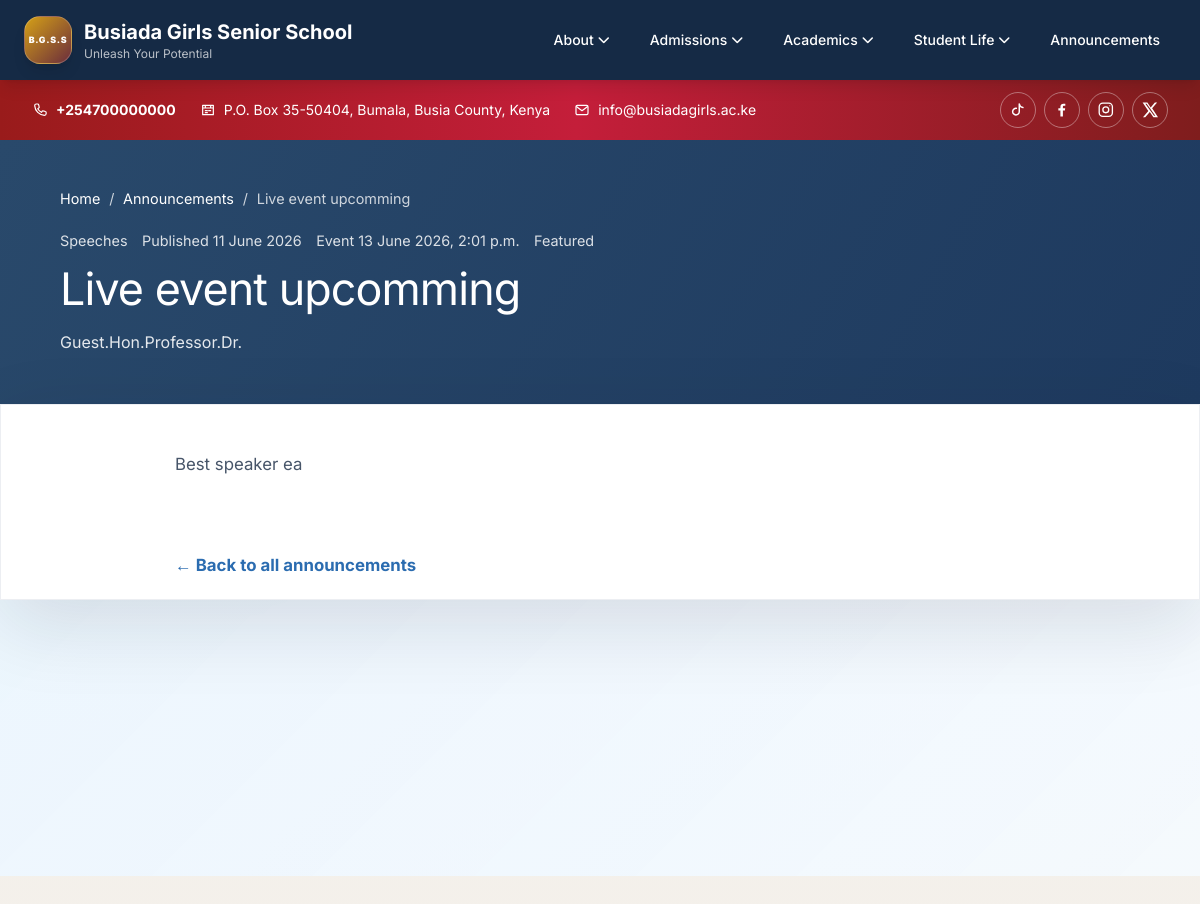
/announcements/1/, run on the app's committed database.
### boarding/models.py (models this page shows, shortened)
class SiteSettings(models.Model):
    site_name = models.CharField(max_length=200, default='Busiada Girls Senior School')
    tagline = models.CharField(max_length=255, blank=True, default='Unleash Your Potential')
    phone_number = models.CharField(
        max_length=30,
        blank=True,
        default='+254700000000',
        help_text='School phone number shown in the red contact ribbon. Include the country code for click-to-call.',
    )
    logo = models.ImageField(
        upload_to='branding/',
        blank=True,
        null=True,
        validators=[validate_logo_file_size],
        help_text='Upload a square logo (PNG/SVG) max 2MB into media/branding/'
    )
    principal_name = models.CharField(max_length=200, blank=True, default='Principal Name', help_text='Full name of the principal')
    principal_title = models.CharField(max_length=100, blank=True, default='Principal', help_text='Principal title or position')
    principal_message = models.TextField(blank=True, default='', help_text='Rich text content for the principal message section')
    principal_image = models.ImageField(
        upload_to='principals/',
        blank=True,
        null=True,
        validators=[validate_image_file_size],
        help_text='Upload a principal portrait image (max 5MB, recommended 600x800 px)'
    )
    class Meta:
        verbose_name = 'Site settings'
        verbose_name_plural = 'Site settings'

class Announcement(models.Model):
    title = models.CharField(max_length=200)
    subtitle = models.CharField(max_length=255, blank=True)
    category = models.CharField(max_length=100, blank=True, default='General')
    content = models.TextField()
    image = models.ImageField(
        upload_to='announcements/',
        blank=True,
        null=True,
        validators=[validate_image_file_size]
    )
    date = models.DateField(auto_now_add=True)
    event_date = models.DateTimeField(blank=True, null=True, help_text='Optional countdown date for events')
    is_live_event = models.BooleanField(default=False)
    event_start = models.DateTimeField(blank=True, null=True, help_text='Start time for live events')
    event_end = models.DateTimeField(blank=True, null=True, help_text='End time for live events')
    event_location = models.CharField(max_length=255, blank=True, help_text='Optional location for the event')
    event_link = models.URLField(blank=True, help_text='Optional live event or registration link')
    video_url = models.URLField(blank=True, help_text='Optional video or livestream URL')
    document_link = models.URLField(blank=True, help_text='Optional external document link')
    document_label = models.CharField(max_length=200, blank=True, help_text='Optional label for the document link')
    is_active = models.BooleanField(default=True)
    is_featured = models.BooleanField(default=False)
    is_important = models.BooleanField(default=False)
    cta_text = models.CharField(max_length=80, blank=True, help_text='Optional CTA label')
    cta_link = models.URLField(blank=True, help_text='Optional CTA link')
    class Meta:
        ordering = ['-date']

### boarding/views.py (the view)
# urls.py: path('announcements/<int:pk>/', views.announcement_detail, name='announcement_detail'),
def announcement_detail(request, pk):
    announcement = get_object_or_404(
        Announcement.objects.filter(is_active=True)
        .annotate(trimmed_content=Trim('content'))
        .exclude(trimmed_content=''),
        pk=pk,
    )
    announcement.safe_image_url = _safe_file_url(getattr(announcement, 'image', None))
    return render(request, 'boarding/announcement_detail.html', {
        'announcement': announcement,
    })

### boarding/context_processors.py (called while the page is built)
def site_settings(request):
    try:
        settings = SiteSettings.objects.first()
        if settings:
            settings.principal_image_url = safe_file_url(getattr(settings, 'principal_image', None))
            settings.logo_url = safe_file_url(getattr(settings, 'logo', None))
            settings.phone_number_href = ''.join(
                character for character in settings.phone_number
                if character.isdigit() or character == '+'
            )
    except Exception:
        settings = None
    return {'site_settings': settings}

### boarding/views.py (called while the page is built)
def _safe_file_url(field_file):
    return safe_file_url(field_file)

### templates/boarding/announcement_detail.html (shortened to what this page needs)
{% extends 'boarding/page_template.html' %}
{% block page_header %}
<header class="announcement-detail-hero">
  <nav aria-label="Breadcrumb">
    <a href="{% url 'home' %}">Home</a>
    <span aria-hidden="true">/</span>
    <a href="{% url 'announcements' %}">Announcements</a>
    <span aria-hidden="true">/</span>
    <span aria-current="page">{{ announcement.title }}</span>
  </nav>
  <div class="announcement-detail-meta">
    <span>{{ announcement.category|default:'General' }}</span>
    <span>Published <time datetime="{{ announcement.date|date:'Y-m-d' }}">{{ announcement.date|date:"j F Y" }}</time></span>
    {% if announcement.event_date %}<span>Event <time datetime="{{ announcement.event_date|date:'c' }}">{{ announcement.event_date|date:"j F Y, g:i a" }}</time></span>{% endif %}
    {% if announcement.is_featured %}<span>Featured</span>{% endif %}
  </div>
  <h1>{{ announcement.title }}</h1>
  {% if announcement.subtitle %}<p>{{ announcement.subtitle }}</p>{% endif %}
</header>
{% endblock %}
{% block page_content %}
<article class="announcement-detail-content">
  <div>{{ announcement.content|linebreaks }}</div>
  <a class="announcement-detail-back" href="{% url 'announcements' %}">← Back to all announcements</a>
</article>
{% endblock %}

### templates/boarding/base.html (shortened to what this page needs)
<!DOCTYPE html>
<html lang="en">
<head>
    <script src="https://cdn.tailwindcss.com"></script>
   <link rel="stylesheet" href="https://cdnjs.cloudflare.com/ajax/libs/font-awesome/6.5.2/css/all.min.css">
   <link rel="stylesheet" href="https://cdnjs.cloudflare.com/ajax/libs/bootstrap-icons/1.11.3/font/bootstrap-icons.min.css">
</head>
<body class="bg-sky-50 text-zinc-900">
    <nav class="site-nav bg-[#152A45] text-white fixed top-0 z-50 shadow-lg">
        <div class="nav-shell mx-auto px-3 sm:px-6">
            <div class="flex items-center justify-between gap-3 py-3 sm:py-4 min-h-[4rem]">
                <a href="{% url 'home' %}" class="brand-wrap flex items-center gap-3 hover:scale-[1.02] transition-transform">
                    <div class="flex h-11 w-11 flex-shrink-0 items-center justify-center whitespace-nowrap rounded-2xl border border-white/20 bg-gradient-to-br from-[#D4A017] to-[#6B2D3C] text-[0.55rem] font-black leading-none tracking-[0.08em] text-white shadow-lg shadow-black/10 md:h-12 md:w-12">B.G.S.S</div>
                    <div class="min-w-0">
                        <span class="brand-title font-bold text-sm sm:text-base md:text-xl">Busiada Girls Senior School</span>
                        <span class="brand-subtitle block text-xs text-white/70">Unleash Your Potential</span>
                    </div>
                </a>
                <div class="hidden lg:flex items-center gap-x-2 text-sm font-medium">
                    <div class="desktop-nav-item relative group">
                        <button type="button" class="nav-dropdown-trigger px-4 py-2 hover:bg-[#4A90C8] rounded-xl flex items-center gap-1 transition-all" data-dropdown-target="about-menu" aria-expanded="false" aria-controls="about-menu">About <i class="fa-solid fa-chevron-down text-xs"></i></button>
                    </div>
                    <div class="desktop-nav-item relative group">
                        <button type="button" class="nav-dropdown-trigger px-4 py-2 hover:bg-[#4A90C8] rounded-xl flex items-center gap-1 transition-all" data-dropdown-target="admissions-menu" aria-expanded="false" aria-controls="admissions-menu">Admissions <i class="fa-solid fa-chevron-down text-xs"></i></button>
                    </div>
                    <div class="desktop-nav-item relative group">
                        <button type="button" class="nav-dropdown-trigger px-4 py-2 hover:bg-[#4A90C8] rounded-xl flex items-center gap-1 transition-all" data-dropdown-target="academics-menu" aria-expanded="false" aria-controls="academics-menu">Academics <i class="fa-solid fa-chevron-down text-xs"></i></button>
                    </div>
                    <div class="desktop-nav-item relative group">
                        <button type="button" class="nav-dropdown-trigger px-4 py-2 hover:bg-[#4A90C8] rounded-xl flex items-center gap-1 transition-all" data-dropdown-target="student-life-menu" aria-expanded="false" aria-controls="student-life-menu">Student Life <i class="fa-solid fa-chevron-down text-xs"></i></button>
                    </div>
                    <a href="{% url 'announcements' %}" class="desktop-nav-item px-4 py-2 hover:bg-[#4A90C8] rounded-xl transition-all">Announcements</a>
                </div>
            </div>
        </div>
    </nav>
    <section class="site-utility-bar text-white" aria-label="School contact information and social media">
        <div class="utility-bar-inner mx-auto flex max-w-7xl flex-wrap items-center justify-between gap-x-6 gap-y-3 px-4 py-3 text-sm sm:px-6 lg:px-8">
            <div class="flex flex-wrap items-center gap-x-6 gap-y-2">
                {% if site_settings.phone_number %}
                <a href="tel:{{ site_settings.phone_number_href }}" class="utility-phone-link" aria-label="Call the school at {{ site_settings.phone_number }}">
                    <span>{{ site_settings.phone_number }}</span>
                </a>
                {% endif %}
                <span class="hidden items-center gap-2 md:inline-flex">
                    <svg class="h-4 w-4 shrink-0" viewBox="0 0 24 24" fill="none" stroke="currentColor" stroke-width="1.8" aria-hidden="true"><path stroke-linecap="round" stroke-linejoin="round" d="M4 5h16v14H4zM4 9h16M8 5v4m8-4v4M8 13h3m2 0h3M8 16h3"/></svg>
                    <span>P.O. Box 35-50404, Bumala, Busia County, Kenya</span>
                </span>
                <a href="mailto:info@busiadagirls.ac.ke" class="hidden items-center gap-2 transition hover:text-white/80 md:inline-flex">
                    <svg class="h-4 w-4 shrink-0" viewBox="0 0 24 24" fill="none" stroke="currentColor" stroke-width="1.8" aria-hidden="true"><rect x="3" y="5" width="18" height="14" rx="2"/><path stroke-linecap="round" stroke-linejoin="round" d="m4 7 8 6 8-6"/></svg>
                    <span>info@busiadagirls.ac.ke</span>
                </a>
            </div>
            <div class="flex items-center gap-2" aria-label="Social media">
                <a href="https://www.tiktok.com/" target="_blank" rel="noopener noreferrer" aria-label="TikTok" class="utility-social-link">
                    <svg viewBox="0 0 24 24" fill="none" stroke="currentColor" stroke-width="2" aria-hidden="true"><path stroke-linecap="round" stroke-linejoin="round" d="M14 4v10.5a4.5 4.5 0 1 1-4-4.47M14 4c.6 3.1 2.4 4.8 5 5"/></svg>
                </a>
                <a href="https://www.facebook.com/" target="_blank" rel="noopener noreferrer" aria-label="Facebook" class="utility-social-link">
                    <svg viewBox="0 0 24 24" fill="currentColor" aria-hidden="true"><path d="M13.5 21v-8h2.7l.4-3h-3.1V8.1c0-.9.3-1.5 1.6-1.5h1.7V3.9c-.3 0-1.3-.1-2.5-.1-2.5 0-4.2 1.5-4.2 4.3V10H7.3v3h2.8v8h3.4Z"/></svg>
                </a>
                <a href="https://www.instagram.com/" target="_blank" rel="noopener noreferrer" aria-label="Instagram" class="utility-social-link">
                    <svg viewBox="0 0 24 24" fill="none" stroke="currentColor" stroke-width="1.8" aria-hidden="true"><rect x="3" y="3" width="18" height="18" rx="5"/><circle cx="12" cy="12" r="4"/><circle cx="17.5" cy="6.5" r=".8" fill="currentColor" stroke="none"/></svg>
                </a>
                <a href="https://x.com/" target="_blank" rel="noopener noreferrer" aria-label="X" class="utility-social-link">
                    <svg viewBox="0 0 24 24" fill="currentColor" aria-hidden="true"><path d="M18.9 2H22l-6.8 7.8L23.2 22h-6.3L12 14.9 5.8 22H2.7l7.3-8.4L2.2 2h6.5l4.5 6.7L18.9 2Zm-1.1 18h1.7L7.7 3.9H5.9L17.8 20Z"/></svg>
                </a>
            </div>
        </div>
    </section>
    <main class="site-main w-full overflow-x-hidden">
            {% block content %}{% endblock %}
    </main>
</body>
</html>

### templates/boarding/base.html (style rules this page uses)
*, *::before, *::after { box-sizing: border-box; }
html { scroll-behavior: smooth; background: rgba(10, 37, 64, 0.04); overflow-x: hidden; overflow-y: overlay; -ms-overflow-style: none; scrollbar-width: none; }
body { background: linear-gradient(180deg, #F7F5F2 0%, #f3efe9 100%); color: #1A2A44; font-family: 'Inter', 'Segoe UI', Roboto, Arial, sans-serif; line-height: 1.7; min-height: 100vh; overflow-x: hidden; overflow-y: overlay; -ms-overflow-style: none; scrollbar-width: none; padding-top: 5rem; color-scheme: light; }
:root { --navy: #1E3A5F; --navy-dark: #152A45; --blue: #2B6CB0; --cream: #F8F1E3; --cream-light: #FDF8F0; --sky: #EBF4FF; --soft-gray: #F1F5F9; --text-dark: #1E293B; --text-muted: #475569; --spacing: 1rem; --container-3xs: 16rem; --container-2xs: 18rem; --container-xs: 20rem; --container-sm: 24rem; --container-md: 28rem; --container-lg: 32rem; --container-xl: 36rem; --container-2xl: 42rem; --container-3xl: 48rem; --container-4xl: 56rem; --container-5xl: 64rem; --container-6xl: 72rem; --container-7xl: 80rem; --primary-blue: #1E3A5F; --secondary-sky: #4A90C8; --accent-red: #C41E3A; --dark-accent: #6B2D3C; --background: #F7F5F2; --surface: #FFFFFF; --text-primary: #1A2A44; --text-secondary: #5A6A7A; --logo-gold: #D4A017; }
.w-4 { width: calc(var(--spacing) * 4); }
.w-full { width: 100%; }
i.bi, i[class*="fa-"] { display: inline-flex; align-items: center; justify-content: center; line-height: 1; font-style: normal; vertical-align: -0.125em; -webkit-font-smoothing: antialiased; -moz-osx-font-smoothing: grayscale; text-rendering: optimizeLegibility; }
.site-nav { position: sticky; top: 0; left: 0; width: 100%; z-index: 1000; }
.site-utility-bar { position: fixed; top: var(--site-nav-height, 5rem); left: 0; z-index: 40; width: 100%; background: linear-gradient(90deg, #991b1b 0%, #C41E3A 48%, #7f1d1d 100%); color: #ffffff; font-family: 'Inter', 'Segoe UI', Roboto, Arial, sans-serif; }
.site-main { margin-top: 3.75rem; }
.utility-phone-link { display: inline-flex; align-items: center; gap: .5rem; color: #fff; font-weight: 700; text-decoration: none; white-space: nowrap; }
.utility-social-link { display: inline-flex; width: 2.25rem; height: 2.25rem; align-items: center; justify-content: center; border: 1px solid rgba(255, 255, 255, 0.38); border-radius: 9999px; color: #ffffff; transition: background-color .2s ease, transform .2s ease; }
.utility-social-link svg { width: 1.1rem; height: 1.1rem; }
.text-xs { font-size: 0.78rem; }
.text-sm { font-size: 0.9rem; }
h1, h2, h3, h4, h5, h6 { font-family: 'Inter', 'Segoe UI', Roboto, Arial, sans-serif; color: #0f172a; line-height: 1.2; letter-spacing: -0.02em; margin-bottom: 0.75rem; }
h1 { font-size: clamp(2rem, 3.2vw, 3rem); font-weight: 800; }
p { margin-bottom: 0.8rem; }
.nav-shell { width: 100%; max-width: 100%; }
.site-nav { position: fixed; top: 0; left: 0; z-index: 1000; backdrop-filter: blur(8px); width: 100%; display: block; will-change: transform; }
body > .site-nav { position: fixed; top: 0; left: 0; width: 100%; }
.brand-wrap { min-width: 0; flex: 1 1 auto; }
.brand-title { display: block; line-height: 1.15; word-break: break-word; }
.brand-subtitle { display: block; }
.site-nav .desktop-nav-item { position: relative; }
.panel-card, .content-card, .nav-dropdown-trigger, .mobile-nav-toggle, .dropdown-link, .footer-icon { transition: transform .25s ease, box-shadow .25s ease, background-color .25s ease, border-color .25s ease; }

### data on the page
SiteSettings: phone_number "+254700000000"
Announcement: title "Live event upcomming", category "Speeches", date "11 June 2026", event_date "13 June 2026, 2:01 p.m.", subtitle "Guest.Hon.Professor.Dr.", content "Best speaker ea"
